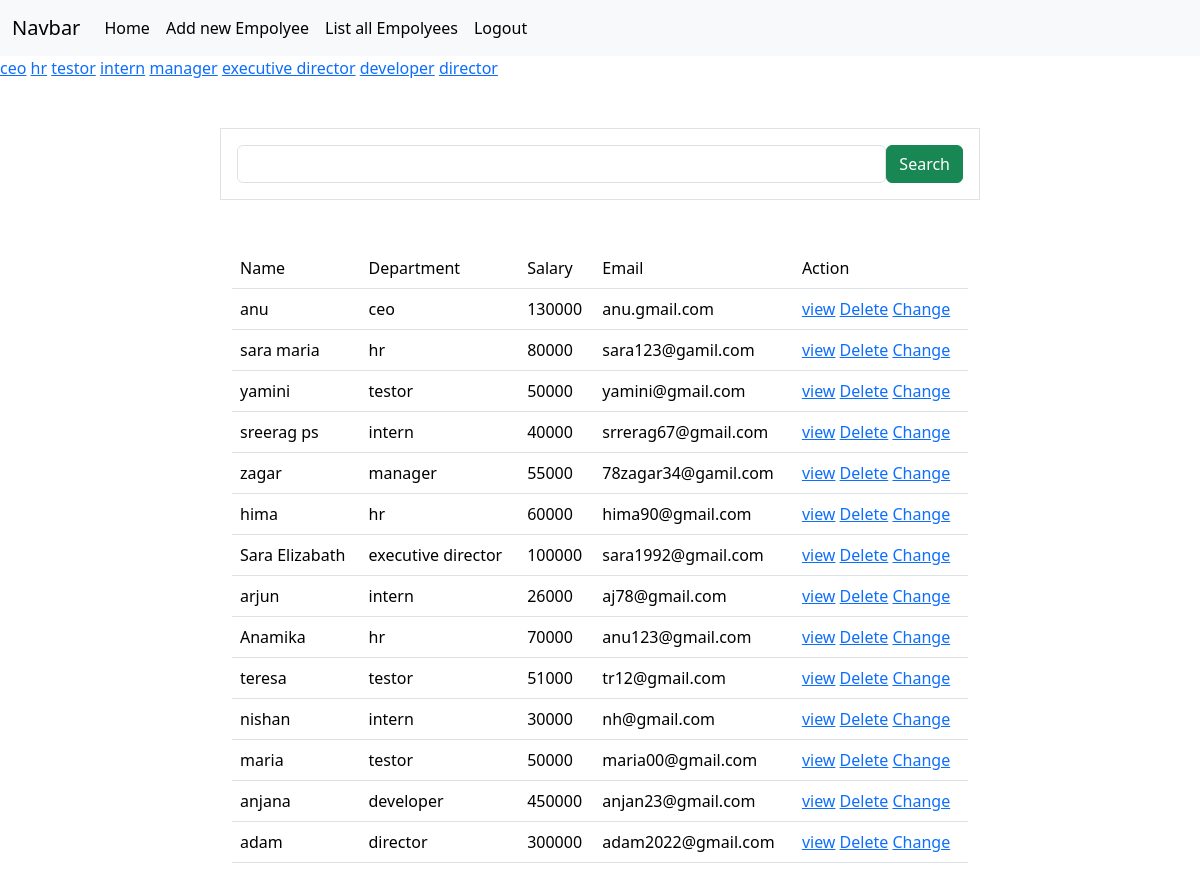
/empolyees/all (signed in), run on the app's committed database.
### crm/models.py (models this page shows, shortened)
class Empolyees(models.Model):
    name=models.CharField(max_length=200)
    department=models.CharField(max_length=200)
    salary=models.PositiveBigIntegerField()
    email=models.EmailField(unique=True)
    contact=models.CharField(null=True,max_length=200,blank=True)
    age=models.PositiveBigIntegerField()
    profile_pic=models.ImageField(upload_to="image",null=True,blank=True)
    dob=models.DateField(null=True,blank=True)

### crm/views.py (the view, shortened to what this page needs)
# urls.py: path('empolyees/all',views.EmpolyeeListView.as_view(),name="emp-all"),
@method_decorator(signin_required,name="dispatch")
class EmpolyeeListView(View):
    def get(self,request,*args,**kwargs):
          qs=Empolyees.objects.all()
          departments=Empolyees.objects.all().values_list("department",flat=True).distinct()
          print(departments)
          if "department" in request.GET:
              dept=request.GET.get("department")
              qs=qs.filter(department__iexact=dept)
          return render(request,"emp_list.html",{"data":qs,"deptmnt":departments})

### crm/views.py (called while the page is built)
def signin_required(fn):
    def wrapper(request,*args,**kwargs):
        if not request.user.is_authenticated:
            messages.error(request,"invalid session")
            return redirect("signin")
        else:
            return fn(request,*args,**kwargs)
    return wrapper

### crm/templates/emp_list.html (shortened to what this page needs)
{%extends 'base_page.html'%}
{%block body_block%}
<div>
    {%for dept in deptmnt%}
    <a href="{%url 'emp-all'%}?department={{dept}}">{{dept}}</a>
    {%endfor%}
</div>
<div class="container mt-5 mb-5">
    <div class="row">
        <div class="col-2"></div>
        <div class="col-8 border p-3">
            <form action="" method="post">
                <div class="d-flex">
                <input type="text" name="box" class="form-control">
                <button type="submit" class="btn btn-success">Search</button>
                </div>
            </form>
        </div>
        <div class="col-2"></div>
    </div>
</div>
<div class="container">
    <div class="row">
        <div class="col-2"></div>
        <div class="col-8">
               <table class="table">
                <tr>
                    <td>Name</td>
                    <td>Department</td>
                    <td>Salary</td>
                    <td>Email</td>
                    <td>Action</td>
                </tr>
                {%for emp in data%}
                <tr>
                    <td>{{emp.name}}</td>
                    <td>{{emp.department}}</td>
                    <td>{{emp.salary}}</td>
                    <td>{{emp.email}}</td>
                    <td>
                        <a href="{%url 'emp-detail' emp.id%}">view</a>
                        <a href="{%url 'emp-delete' emp.id%}">Delete</a>
                        <a href="{%url 'emp-edit' emp.id%}">Change</a>
                    </td>
                </tr>
                {%endfor%}
               </table>
        </div>
        <div class="col-2"></div>
    </div>
</div>
{%endblock%}

### crm/templates/base_page.html (shortened to what this page needs)
<!DOCTYPE html>
<html lang="en">
<head>
    <link href="https://cdn.jsdelivr.net/npm/bootstrap@5.3.2/dist/css/bootstrap.min.css" rel="stylesheet">
</head>
<body>
    <nav class="navbar navbar-expand-lg bg-body-tertiary">
        <div class="container-fluid">
          <a class="navbar-brand" href="#">Navbar</a>
          <div class="collapse navbar-collapse" id="navbarSupportedContent">
            <ul class="navbar-nav me-auto mb-2 mb-lg-0">
              <li class="nav-item">
                <a class="nav-link active" aria-current="page" href="#">Home</a>
              </li>
              <li class="nav-item">
                <a class="nav-link active" aria-current="page" href="{%url 'emp-add'%}">Add new Empolyee</a>
              </li>
              <li class="nav-item">
                <a class="nav-link active" aria-current="page" href="{%url 'emp-all'%}">List all Empolyees</a>
              </li>
              <li class="nav-item">
                <a class="nav-link active" aria-current="page" href="{%url 'signout'%}">Logout</a>
              </li>
          </div>
        </div>
      </nav>
      {%block body_block%}
      {%endblock%}
</body>
</html>

### data on the page
Empolyees: name "anu", department "ceo", salary "130000", email "anu.gmail.com"
Empolyees: name "sara maria", department "hr", salary "80000", email "sara123@gamil.com"
Empolyees: name "yamini", department "testor", salary "50000", email "yamini@gmail.com"
Empolyees: name "sreerag ps", department "intern", salary "40000", email "srrerag67@gmail.com"
Empolyees: name "zagar", department "manager", salary "55000", email "78zagar34@gamil.com"
Empolyees: name "hima", department "hr", salary "60000", email "hima90@gmail.com"
Empolyees: name "Sara Elizabath", department "executive director", salary "100000", email "sara1992@gmail.com"
Empolyees: name "arjun", department "intern", salary "26000", email "aj78@gmail.com"
Empolyees: name "Anamika", department "hr", salary "70000", email "anu123@gmail.com"
Empolyees: name "teresa", department "testor", salary "51000", email "tr12@gmail.com"
Empolyees: name "nishan", department "intern", salary "30000", email "nh@gmail.com"
Empolyees: name "maria", department "testor", salary "50000", email "maria00@gmail.com"
Empolyees: name "anjana", department "developer", salary "450000", email "anjan23@gmail.com"
Empolyees: name "adam", department "director", salary "300000", email "adam2022@gmail.com"

### other printed values
{{ dept }} "ceo" "hr" "testor" "intern" "manager" "executive director" "developer" "director"
